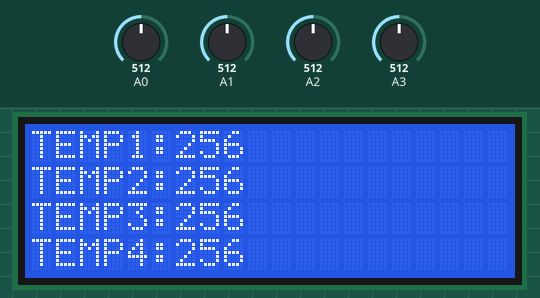
Recording of a sketch running on a simulated Arduino Uno, built with avr-gcc and run on an emulated ATmega328P. On the bench: 20×4 character LCD. The inputs (shaded band) are chosen by the test bench; at power-on: A0 = 512, A1 = 512, A2 = 512, A3 = 512. What the sketch prints to the serial monitor is not drawn.

Above: at 3.2 s.
3.3 s: A0 set to 716
At 4.5 s:
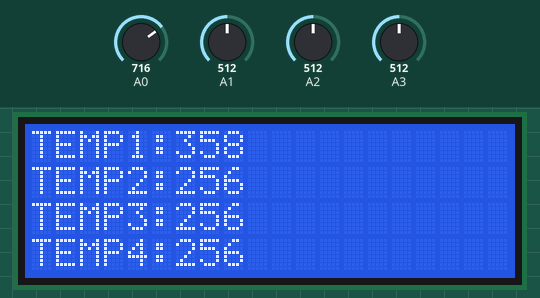
4.8 s: A1 set to 716
At 5.4 s:
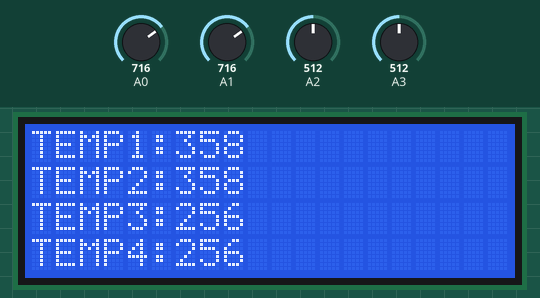
6.4 s: A2 set to 716
At 7.0 s:
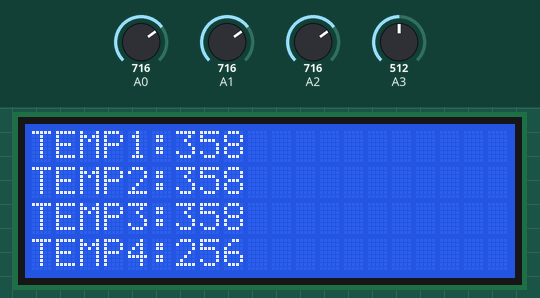
7.9 s: A3 set to 716
At 9.0 s:
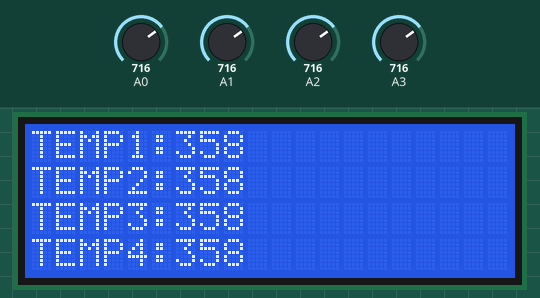
9.5 s: A0 set to 992
At 10.6 s:
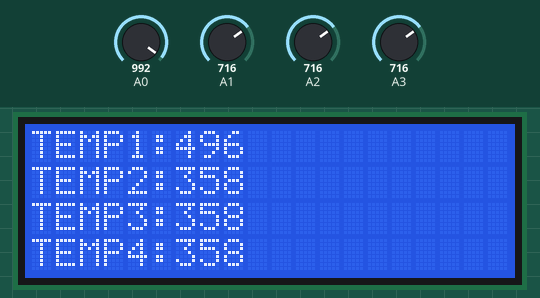
11.0 s: A1 set to 992
At 11.5 s:
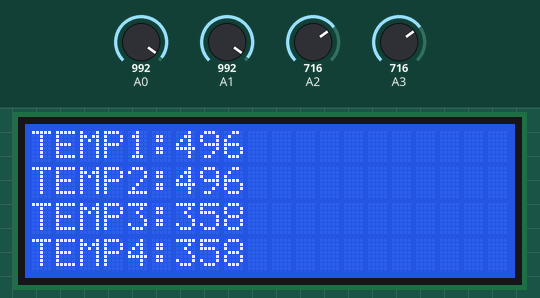
Timing chart, 0 to 13.6 s (numbered marks = the images above; inputs shaded):
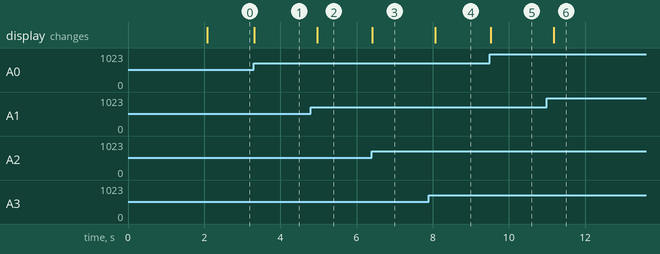

The sketch:

RF_TX_4_sensor.ino
```cpp
#include<LiquidCrystal.h>;
//int buttonState = 0;// variable for reading the pushbutton status
LiquidCrystal lcd(12,11,5,4,3,2);

void setup() {
  // initialize the LED pin as an output:
  Serial.begin(9600);
  lcd.begin(20,4);
  lcd.setCursor(0,0);
  lcd.print("Welcome to Data");
  lcd.setCursor(0,1);
  lcd.print("Transmission");
  delay(2000);
  lcd.clear();
}

void loop(){
  int sensorValue1 = analogRead(A0);
  int sensorValue2 = analogRead(A1);
  int sensorValue3 = analogRead(A2);
  int sensorValue4 = analogRead(A3);
  int TEMP1=sensorValue1/2;
  int TEMP2=sensorValue2/2;
   int TEMP3=sensorValue3/2;
    int TEMP4=sensorValue4/2;
  lcd.setCursor(0,0);
  lcd.print("TEMP1:");
  lcd.print(TEMP1);
  lcd.setCursor(0,1);
  lcd.print("TEMP2:");
  lcd.print(TEMP2);
  lcd.setCursor(0,2);
  lcd.print("TEMP3:");
  lcd.print(TEMP3);
  lcd.setCursor(0,3);
  lcd.print("TEMP4:");
  lcd.print(TEMP4);

  Serial.print(TEMP1);
  Serial.print(TEMP2);
  Serial.print(TEMP3);
  Serial.println(TEMP4);

  delay(200);

 }
```

Measured:
- after the input at 3.3 s, the display: changes at once (image 1)
- after the input at 4.8 s, the display: changes after 0.17 s (image 2)
- after the input at 6.4 s, the display: changes at once (image 3)
- after the input at 7.9 s, the display: changes after 0.17 s (image 4)
- after the input at 9.5 s, the display: changes at once (image 5)
- after the input at 11.0 s, the display: changes after 0.18 s (image 6)
